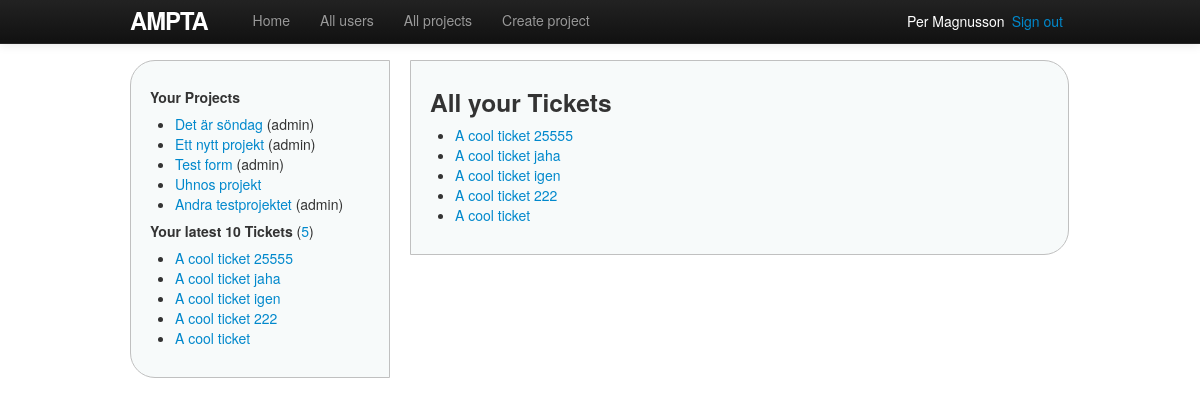
Screenshot of /tickets/ (signed in) with the database file from the repository.
### ampta/models.py (models this page shows, shortened)
class Project(models.Model):
    name = models.CharField(max_length=30)
    description = models.TextField()
    start_date = models.DateField()
    end_date = models.DateField()
    users = models.ManyToManyField(User, related_name='projects', blank=True)
    owner = models.ForeignKey(User, related_name='projects_owned_by_user')
    date_added = models.DateTimeField()
    date_updated = models.DateTimeField()
    def owned_by_user(self, user):
        return self.owner == user

class Ticket(models.Model):
    name = models.CharField(max_length=30)
    description = models.TextField()
    start_date = models.DateField();
    end_date = models.DateField();
    status = models.ForeignKey(Status, related_name='tickets')
    project = models.ForeignKey(Project, related_name='tickets')
    owner = models.ForeignKey(User, related_name='tickets')
    date_added = models.DateTimeField()
    date_updated = models.DateTimeField()
    def __unicode__(self):
        return self.name

### ampta/views/ticket_views.py (the view)
# urls.py: url(r'^tickets/$', 'index', name='tickets'),
@login_required(login_url='/login')
def index(request, project_id=None, extension=None):
    if project_id:
        project = get_object_or_404(Project, id=project_id)
        if project.has_user(request.user) or project.owned_by_user(request.user):
            tickets = get_list_or_404(project.tickets.order_by('-date_added'))
        else:
            raise Http404
    else:
        tickets = request.user.tickets.order_by('-date_added')
    if extension == 'json':
        data = serializers.serialize('json', tickets)
        return HttpResponse(data, mimetype='application/json')
    return render(request, 'tickets/index.html', {'tickets': tickets})

### ampta/templatetags/custom_filters.py (called while the page is built)
@register.filter(name='user_projects')
def user_projects(user):
    projects = user.projects.order_by('-date_added')
    return projects

@register.filter(name='project_owned_by_user')
def project_owned_by_user(project, user):
    return project.owned_by_user(user)

### ampta/templates/tickets/index.html (shortened to what this page needs)
{% extends 'shared/base.html' %}
{% block content %}
<h3>All your Tickets</h3>
{% if tickets.count > 0 %}
<ul>
{% for t in tickets %}
	<li><a href="{% url project_ticket t.project.id t.id %}">{{ t.name }}</a></li>
{% endfor %}
</ul>
{% else %}
	<p>You have no tickets.</p>
{% endif %}
{% endblock %}

### ampta/templates/shared/base.html (shortened to what this page needs)
<!DOCTYPE html>
<html>
	<head>
		{% block styles %}
			<link rel="stylesheet" type="text/css" href="{{ STATIC_URL }}styles/bootstrap.min.css">
			<link rel="stylesheet" type="text/css" href="{{ STATIC_URL }}styles/site.css">
		{% endblock %}
	</head>
	<body>
	{% block body %}
		<div class="container">
		<header>
			<nav class="navbar navbar-inverse navbar-fixed-top">
				<div class="navbar-inner">
					<div class="container">
						<a href="{% url home %}" id="logo" class="brand">Ampta</a>
						<div class="nav-collapse collapse">
							<ul class="nav">
								<li {% if home_active %}class="active"{% endif %}>
									<a href="{% url home %}">Home</a>
								</li>
								<li {% if all_users_active %}class="active"{% endif %}>
									<a href="{% url users %}">All users</a>
								</li>
								<li {% if projects_active %}class="active"{% endif %}>
									<a href="{% url projects %}">All projects</a>
								</li>
								<li {% if create_projects_active %}class="active"{% endif %}>
									<a href="{% url new_project %}">Create project</a>
								</li>
							</ul>
						</div>
						<span class="sign_out pull-right"><a href="{% url logout %}">Sign out</a></span>
						<span class="active_user pull-right">{{ user.get_full_name }}</span>
					</div>
				</div>
			</nav>
		</header>
		<div class="sidenav pull-left">
			{% include 'shared/_sidenav_projects_tickets.html' %}
		</div>
		<div class="main pull-left">
			{% block content %}{% endblock %}
		</div>
		</div>
	{% endblock body %}
	</body>
</html>

### ampta/templates/shared/_sidenav_projects_tickets.html (shortened to what this page needs)
{% load custom_filters %}
<h5>Your Projects</h5>
<ul>
{% with projects=user|user_projects %}
{% for p in projects %}
	<li>
		<a href="{% url project p.id %}">{{ p.name }}</a>
		{% if p|project_owned_by_user:user %}(admin){% endif %}
	</li>
{% endfor%}
{% endwith %}
</ul>
<h5>Your latest 10 Tickets
	<span class="countTickets">(<a href="{% url tickets %}">{{ user.tickets.count }}</a>)</span>
</h5>
<ul>
{% for t in user.tickets.all|dictsortreversed:"date_added"|slice:"10" %}
	<li><a href="{% url project_ticket t.project.id t.id %}">{{ t.name }}</a></li>
{% endfor %}
</ul>

### ampta/static/styles/site.css (style rules this page uses)
html { overflow-y: scroll; }
body { padding-top: 60px; padding-bottom: 15px; }
h1, h2, h3, h4, h5, h6 { line-height: 1; }
#logo { float: left; margin-right: 10px; font-size: 1.7em; color: #fff; text-transform: uppercase; letter-spacing: -1px; padding-top: 9px; font-weight: bold; line-height: 1; }
.active_user, .sign_out { display: block; margin-top: 11px; margin-right: 7px; color: white; }
.sidenav { width: 220px; margin-right: 20px; padding: 9px; border: 1px solid #c0c0c0; background: #f7fafa; padding: 19px; border-radius: 25px 0 0 25px; -moz-border-radius: 25px 0 0 25px; }
.main { padding: 9px; width: 619px; border: 1px solid #c0c0c0; background: #f7fafa; padding: 19px; border-radius: 0 25px 25px 0; -moz-border-radius: 0 25px 25px 0; }
.countTickets { font-weight: normal; text-decoration: italic; }

### rows the page displays
Project: name "Det är söndag", shows "(admin)"
Project: name "Ett nytt projekt", shows "(admin)"
Project: name "Test form", shows "(admin)"
Project: name "Uhnos projekt"
Project: name "Andra testprojektet", shows "(admin)"
Ticket: name "A cool ticket 25555"
Ticket: name "A cool ticket jaha"
Ticket: name "A cool ticket igen"
Ticket: name "A cool ticket 222"
Ticket: name "A cool ticket"

### other values shown
{{ user.get_full_name }} "Per Magnusson"
{{ user.tickets.count }} "5"
